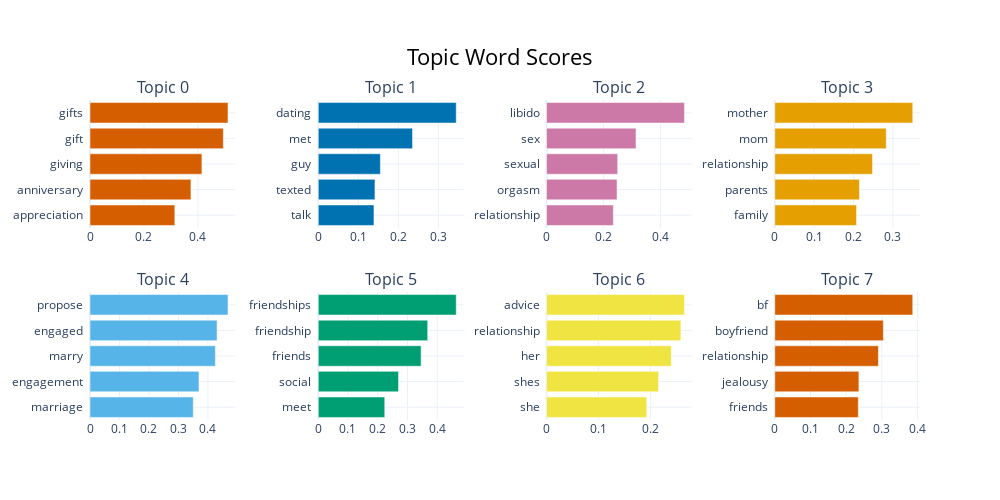

Write notebook code for a chart like this one.
### Code cell
topic_model.visualize_barchart()

### Figure 1 — Plotly figure (JSON) as saved in the notebook; plotly's stock layout.template omitted (floating-point values rounded to 4 significant figures)
{"data": [{"marker": {"color": "#D55E00"}, "orientation": "h", "type": "bar", "x": [0.3142, 0.3739, 0.4146, 0.4939, 0.5112], "xaxis": "x", "y": ["appreciation  ", "anniversary  ", "giving  ", "gift  ", "gifts  "], "yaxis": "y"}, {"marker": {"color": "#0072B2"}, "orientation": "h", "type": "bar", "x": [0.1391, 0.1416, 0.1551, 0.2354, 0.3446], "xaxis": "x2", "y": ["talk  ", "texted  ", "guy  ", "met  ", "dating  "], "yaxis": "y2"}, {"marker": {"color": "#CC79A7"}, "orientation": "h", "type": "bar", "x": [0.2346, 0.2476, 0.2499, 0.3142, 0.4845], "xaxis": "x3", "y": ["relationship  ", "orgasm  ", "sexual  ", "sex  ", "libido  "], "yaxis": "y3"}, {"marker": {"color": "#E69F00"}, "orientation": "h", "type": "bar", "x": [0.2076, 0.215, 0.2482, 0.283, 0.3503], "xaxis": "x4", "y": ["family  ", "parents  ", "relationship  ", "mom  ", "mother  "], "yaxis": "y4"}, {"marker": {"color": "#56B4E9"}, "orientation": "h", "type": "bar", "x": [0.3501, 0.3694, 0.4251, 0.4309, 0.4679], "xaxis": "x5", "y": ["marriage  ", "engagement  ", "marry  ", "engaged  ", "propose  "], "yaxis": "y5"}, {"marker": {"color": "#009E73"}, "orientation": "h", "type": "bar", "x": [0.2236, 0.2699, 0.3458, 0.3679, 0.4639], "xaxis": "x6", "y": ["meet  ", "social  ", "friends  ", "friendship  ", "friendships  "], "yaxis": "y6"}, {"marker": {"color": "#F0E442"}, "orientation": "h", "type": "bar", "x": [0.1932, 0.2159, 0.2404, 0.2589, 0.2658], "xaxis": "x7", "y": ["she  ", "shes  ", "her  ", "relationship  ", "advice  "], "yaxis": "y7"}, {"marker": {"color": "#D55E00"}, "orientation": "h", "type": "bar", "x": [0.2339, 0.2355, 0.2902, 0.304, 0.3863], "xaxis": "x8", "y": ["friends  ", "jealousy  ", "relationship  ", "boyfriend  ", "bf  "], "yaxis": "y8"}], "layout": {"annotations": [{"font": {"size": 16}, "showarrow": false, "text": "Topic 0", "x": 0.0875, "xanchor": "center", "xref": "paper", "y": 1, "yanchor": "bottom", "yref": "paper"}, {"font": {"size": 16}, "showarrow": false, "text": "Topic 1", "x": 0.3625, "xanchor": "center", "xref": "paper", "y": 1, "yanchor": "bottom", "yref": "paper"}, {"font": {"size": 16}, "showarrow": false, "text": "Topic 2", "x": 0.6375, "xanchor": "center", "xref": "paper", "y": 1, "yanchor": "bottom", "yref": "paper"}, {"font": {"size": 16}, "showarrow": false, "text": "Topic 3", "x": 0.9125, "xanchor": "center", "xref": "paper", "y": 1, "yanchor": "bottom", "yref": "paper"}, {"font": {"size": 16}, "showarrow": false, "text": "Topic 4", "x": 0.0875, "xanchor": "center", "xref": "paper", "y": 0.4, "yanchor": "bottom", "yref": "paper"}, {"font": {"size": 16}, "showarrow": false, "text": "Topic 5", "x": 0.3625, "xanchor": "center", "xref": "paper", "y": 0.4, "yanchor": "bottom", "yref": "paper"}, {"font": {"size": 16}, "showarrow": false, "text": "Topic 6", "x": 0.6375, "xanchor": "center", "xref": "paper", "y": 0.4, "yanchor": "bottom", "yref": "paper"}, {"font": {"size": 16}, "showarrow": false, "text": "Topic 7", "x": 0.9125, "xanchor": "center", "xref": "paper", "y": 0.4, "yanchor": "bottom", "yref": "paper"}], "height": 500, "hoverlabel": {"bgcolor": "white", "font": {"family": "Rockwell", "size": 16}}, "showlegend": false, "title": {"font": {"color": "Black", "size": 22}, "text": "Topic Word Scores", "x": 0.5, "xanchor": "center", "yanchor": "top"}, "width": 1000, "xaxis": {"anchor": "y", "domain": [0, 0.175], "showgrid": true}, "xaxis2": {"anchor": "y2", "domain": [0.275, 0.45], "showgrid": true}, "xaxis3": {"anchor": "y3", "domain": [0.55, 0.725], "showgrid": true}, "xaxis4": {"anchor": "y4", "domain": [0.825, 1], "showgrid": true}, "xaxis5": {"anchor": "y5", "domain": [0, 0.175], "showgrid": true}, "xaxis6": {"anchor": "y6", "domain": [0.275, 0.45], "showgrid": true}, "xaxis7": {"anchor": "y7", "domain": [0.55, 0.725], "showgrid": true}, "xaxis8": {"anchor": "y8", "domain": [0.825, 1], "showgrid": true}, "yaxis": {"anchor": "x", "domain": [0.6, 1], "showgrid": true}, "yaxis2": {"anchor": "x2", "domain": [0.6, 1], "showgrid": true}, "yaxis3": {"anchor": "x3", "domain": [0.6, 1], "showgrid": true}, "yaxis4": {"anchor": "x4", "domain": [0.6, 1], "showgrid": true}, "yaxis5": {"anchor": "x5", "domain": [0, 0.4], "showgrid": true}, "yaxis6": {"anchor": "x6", "domain": [0, 0.4], "showgrid": true}, "yaxis7": {"anchor": "x7", "domain": [0, 0.4], "showgrid": true}, "yaxis8": {"anchor": "x8", "domain": [0, 0.4], "showgrid": true}}}
